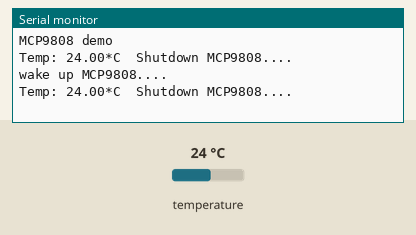
The sketch below on a simulated Arduino Uno, built with avr-gcc and run on an emulated ATmega328P. Shown: the last lines printed to the serial monitor. Inputs (shaded band) come from the test bench; at power-on: temperature 24 °C.

Above: at 3.0 s.
3.1 s: temperature set to 12 °C
At 5.8 s:
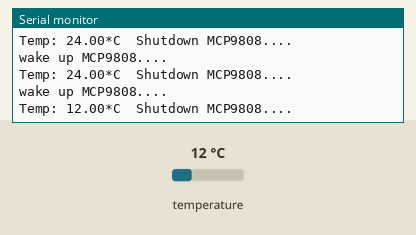
6.1 s: temperature set to 19 °C
At 7.7 s:
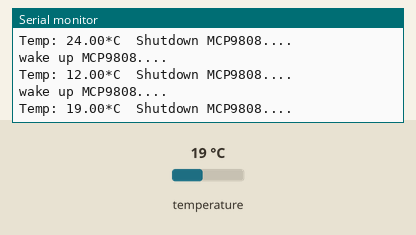
Timing chart, 0 to 9.2 s (numbered marks = the images above; inputs shaded):
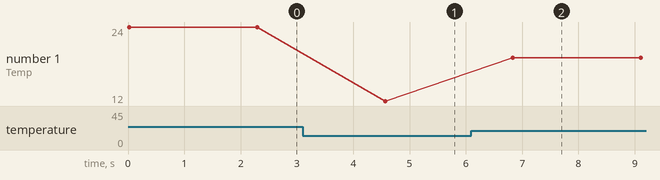

The sketch:

MCP9808_code_to_get_temp.ino
```cpp
#include <Wire.h>
#include "Adafruit_MCP9808.h"

// Create the MCP9808 temperature sensor object
Adafruit_MCP9808 tempsensor = Adafruit_MCP9808();

void setup()
{
  Serial.begin(9600);
  Serial.println("MCP9808 demo");

  // make sure the sensor is found, you can also pass in a different i2c
  // address with temperature.begin(0X19) for example
  if(!tempsensor.begin(0x18))
  {
    Serial.println("Couldn't find MCP9808!");
    while(1);
  }
}

void loop()
{
  // Read and print out the temperature, then convert to *F
  float c = tempsensor.readTempC();
  float f = c * 9.0 / 5.0 + 32;
  Serial.print("Temp: "); Serial.print(c);  Serial.print("*C\t");
  delay(250);

  // shutdown MSP9808 - power consumption ~0.1 mikro ampere
  Serial.println("Shutdown MCP9808.... ");
  tempsensor.shutdown_wake(1);

  delay(2000);

  // wake up MSP9808 - power consumption ~200 mikro ampere
  Serial.println("wake up MCP9808.... ");
  tempsensor.shutdown_wake(0);
}
```

Measured:
- after the input at 3.1 s, the serial monitor: prints a new line after 1.5 s (image 1)
- after the input at 6.1 s, the serial monitor: prints a new line after 0.74 s (image 2)
- plotted number 1: 24 → 12 after the input at 3.1 s, 12 → 19 after the input at 6.1 s
